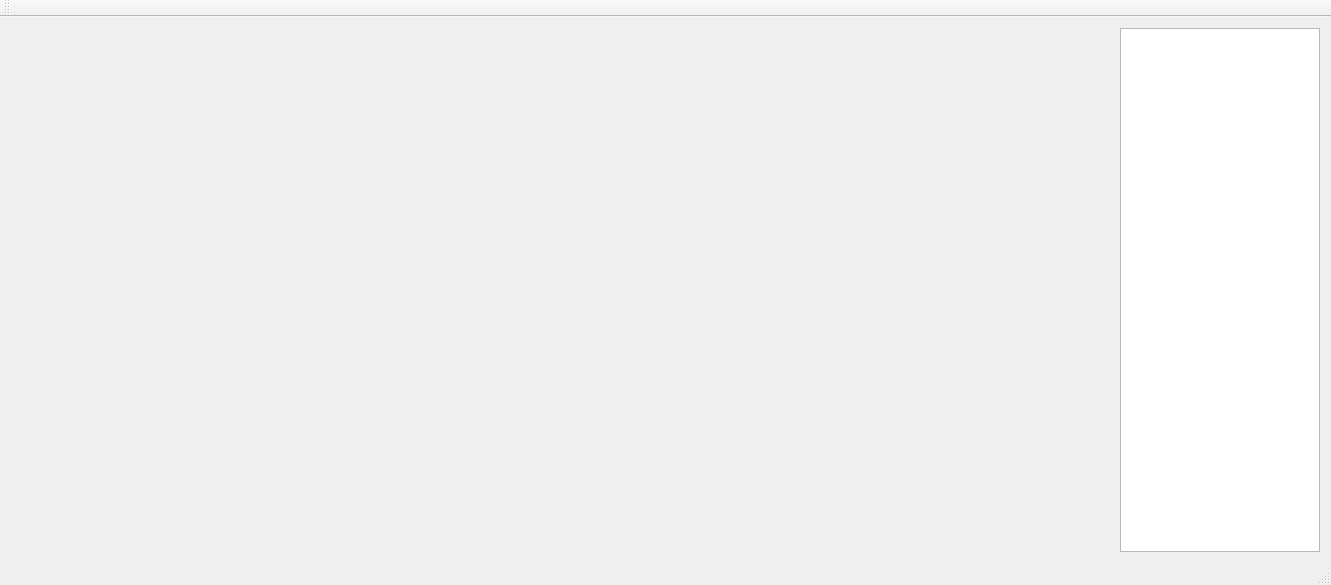
<?xml version="1.0" encoding="UTF-8"?>
<ui version="4.0">
 <class>VisualizadorMainWindow</class>
 <widget class="QMainWindow" name="VisualizadorMainWindow">
  <property name="geometry">
   <rect>
    <x>0</x>
    <y>0</y>
    <width>1331</width>
    <height>585</height>
   </rect>
  </property>
  <property name="maximumSize">
   <size>
    <width>16777215</width>
    <height>16777215</height>
   </size>
  </property>
  <property name="windowTitle">
   <string>VisualizadorMainWindow</string>
  </property>
  <widget class="QWidget" name="centralWidget">
   <layout class="QHBoxLayout" name="horizontalLayout">
    <item>
     <widget class="QWidget" name="mplwindow" native="true">
      <property name="sizePolicy">
       <sizepolicy hsizetype="Expanding" vsizetype="Preferred">
        <horstretch>0</horstretch>
        <verstretch>0</verstretch>
       </sizepolicy>
      </property>
      <layout class="QVBoxLayout" name="mplvl"/>
     </widget>
    </item>
    <item>
     <widget class="QListWidget" name="mplfigs">
      <property name="sizePolicy">
       <sizepolicy hsizetype="Maximum" vsizetype="Expanding">
        <horstretch>0</horstretch>
        <verstretch>0</verstretch>
       </sizepolicy>
      </property>
      <property name="minimumSize">
       <size>
        <width>0</width>
        <height>0</height>
       </size>
      </property>
      <property name="maximumSize">
       <size>
        <width>200</width>
        <height>16777215</height>
       </size>
      </property>
     </widget>
    </item>
   </layout>
  </widget>
  <widget class="QMenuBar" name="menuBar">
   <property name="geometry">
    <rect>
     <x>0</x>
     <y>0</y>
     <width>1331</width>
     <height>25</height>
    </rect>
   </property>
  </widget>
  <widget class="QToolBar" name="mainToolBar">
   <attribute name="toolBarArea">
    <enum>TopToolBarArea</enum>
   </attribute>
   <attribute name="toolBarBreak">
    <bool>false</bool>
   </attribute>
  </widget>
  <widget class="QStatusBar" name="statusBar"/>
 </widget>
 <layoutdefault spacing="6" margin="11"/>
 <resources/>
 <connections/>
</ui>
